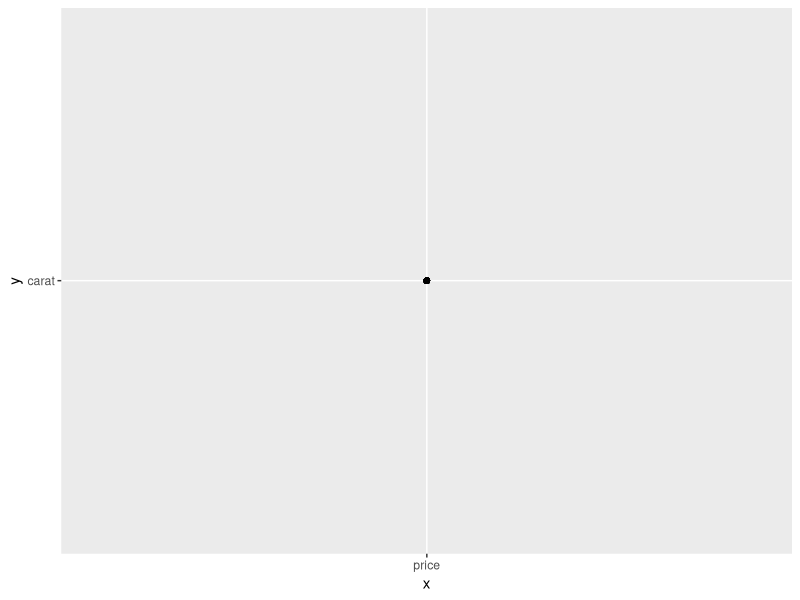

Source code (R):
## ---- chunk 1
knitr::opts_chunk$set(echo = TRUE)
library(tidyverse)
## ---- chunk 2
### In this code chunk, start with the diamonds dataset (built in to
### ggplot2 package) and create a plot of price vs. carat (or some other
### variables of your choice)

 
ggplot(data = diamonds) +
  geom_point(aes(x = "price", y = "carat"))


## ---- chunk 3
### In this code chunk, start with the diamonds dataset (built in to
### ggplot2 package) and create a subset based on filtering, e.g., 
### size greater than 1 carat or cut is "Ideal"

diamonds_clen <- diamonds %>% 
  filter(carat > 1)

## ---- chunk 4
##hey conner!

subset_carat <- diamonds %>% 
  filter(carat > 4)


## ---- chunk 5
### Both partners - delete this comment, then write some code here
### to plot, summarize, calculate something simple using the diamonds
### dataset.


